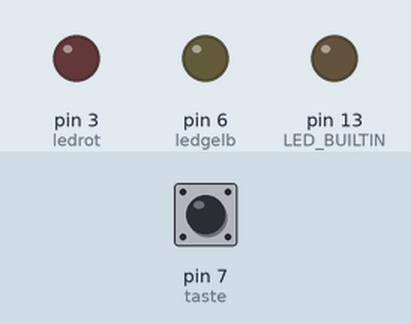
Bench run of a sketch on a simulated Arduino Uno, built with avr-gcc and run on an emulated ATmega328P. Parts: output pins drawn as LEDs (lit = HIGH). Dashed ring = blinking. The test bench sets the inputs (shaded band); at power-on: pin 7 (taste) LOW.

Above: at 1.2 s.
1.3 s: pin 7 (taste) pulled HIGH for 0.15 s
At 1.45 s:
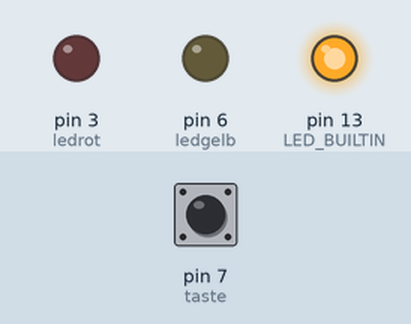
4.3 s: pin 7 (taste) pulled HIGH for 1 s
At 5.1 s:
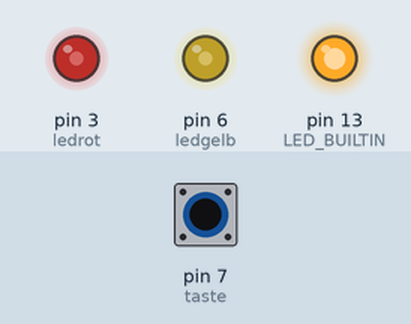
6.8 s: pin 7 (taste) pulsed HIGH 2 times (0.12 s each, 0.3 s apart)
At 7.16 s:
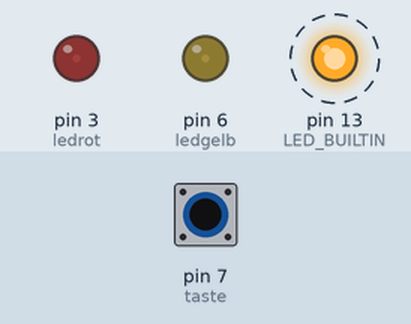
8.9 s: pin 7 (taste) pulsed HIGH 5 times (0.12 s each, 0.3 s apart)
At 9.86 s:
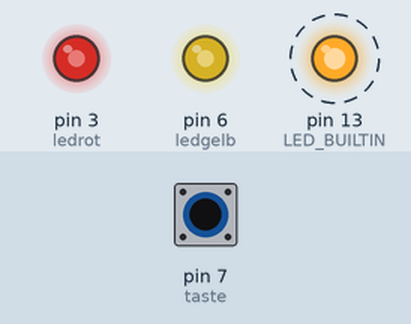
11.9 s: pin 7 (taste) pulled HIGH for 3.2 s
At 12.4 s:
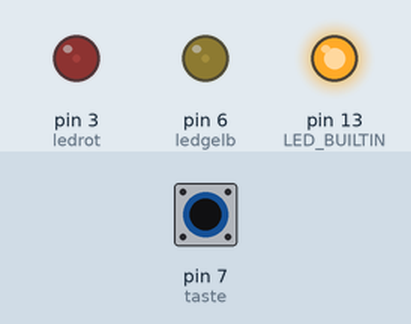
Timing chart, 0 to 16.6 s (numbered marks = the images above; inputs shaded):
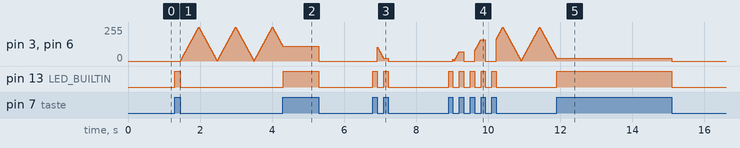

The sketch:

Day_11.ino
```cpp
//11pwm

//Franzis Adventskalender für Arduino

int ledrot = 3;
int ledgelb = 6;
int hell = 0;
int schritt = 5;
int taste = 7;
int z = 10;
bool r = false;

void setup() {
  // put your setup code here, to run once:
  pinMode(LED_BUILTIN, OUTPUT);
  pinMode(ledrot,OUTPUT);
  pinMode(ledgelb,OUTPUT);
  pinMode(taste,INPUT);

}

void loop() {
  // put your main code here, to run repeatedly:
  if (digitalRead(taste)==HIGH){
    while (digitalRead(taste)==HIGH){
      digitalWrite(LED_BUILTIN, HIGH);
    }
    digitalWrite(LED_BUILTIN, LOW);
    r = !r;
  }
  if (r){
    analogWrite(ledrot, hell);
    analogWrite(ledgelb,hell);
    hell += schritt;
    if(hell == 0 || hell == 255){
      schritt = - schritt;
    }
    delay(z);
  }
  else{
    digitalWrite(ledrot,LOW);
    digitalWrite(ledgelb,LOW);
  }
}
```

Measured:
- after the input at 4.3 s, pin 13 (LED_BUILTIN): LOW → HIGH at once, → LOW 0.99 s later
- after the input at 6.8 s, pin 13 (LED_BUILTIN): alternates HIGH for 0.12 s and LOW for 0.18 s, 4 changes in all, then stays LOW, starting at once
- after the input at 11.9 s, pin 13 (LED_BUILTIN): LOW → HIGH at once, → LOW 3.2 s later
